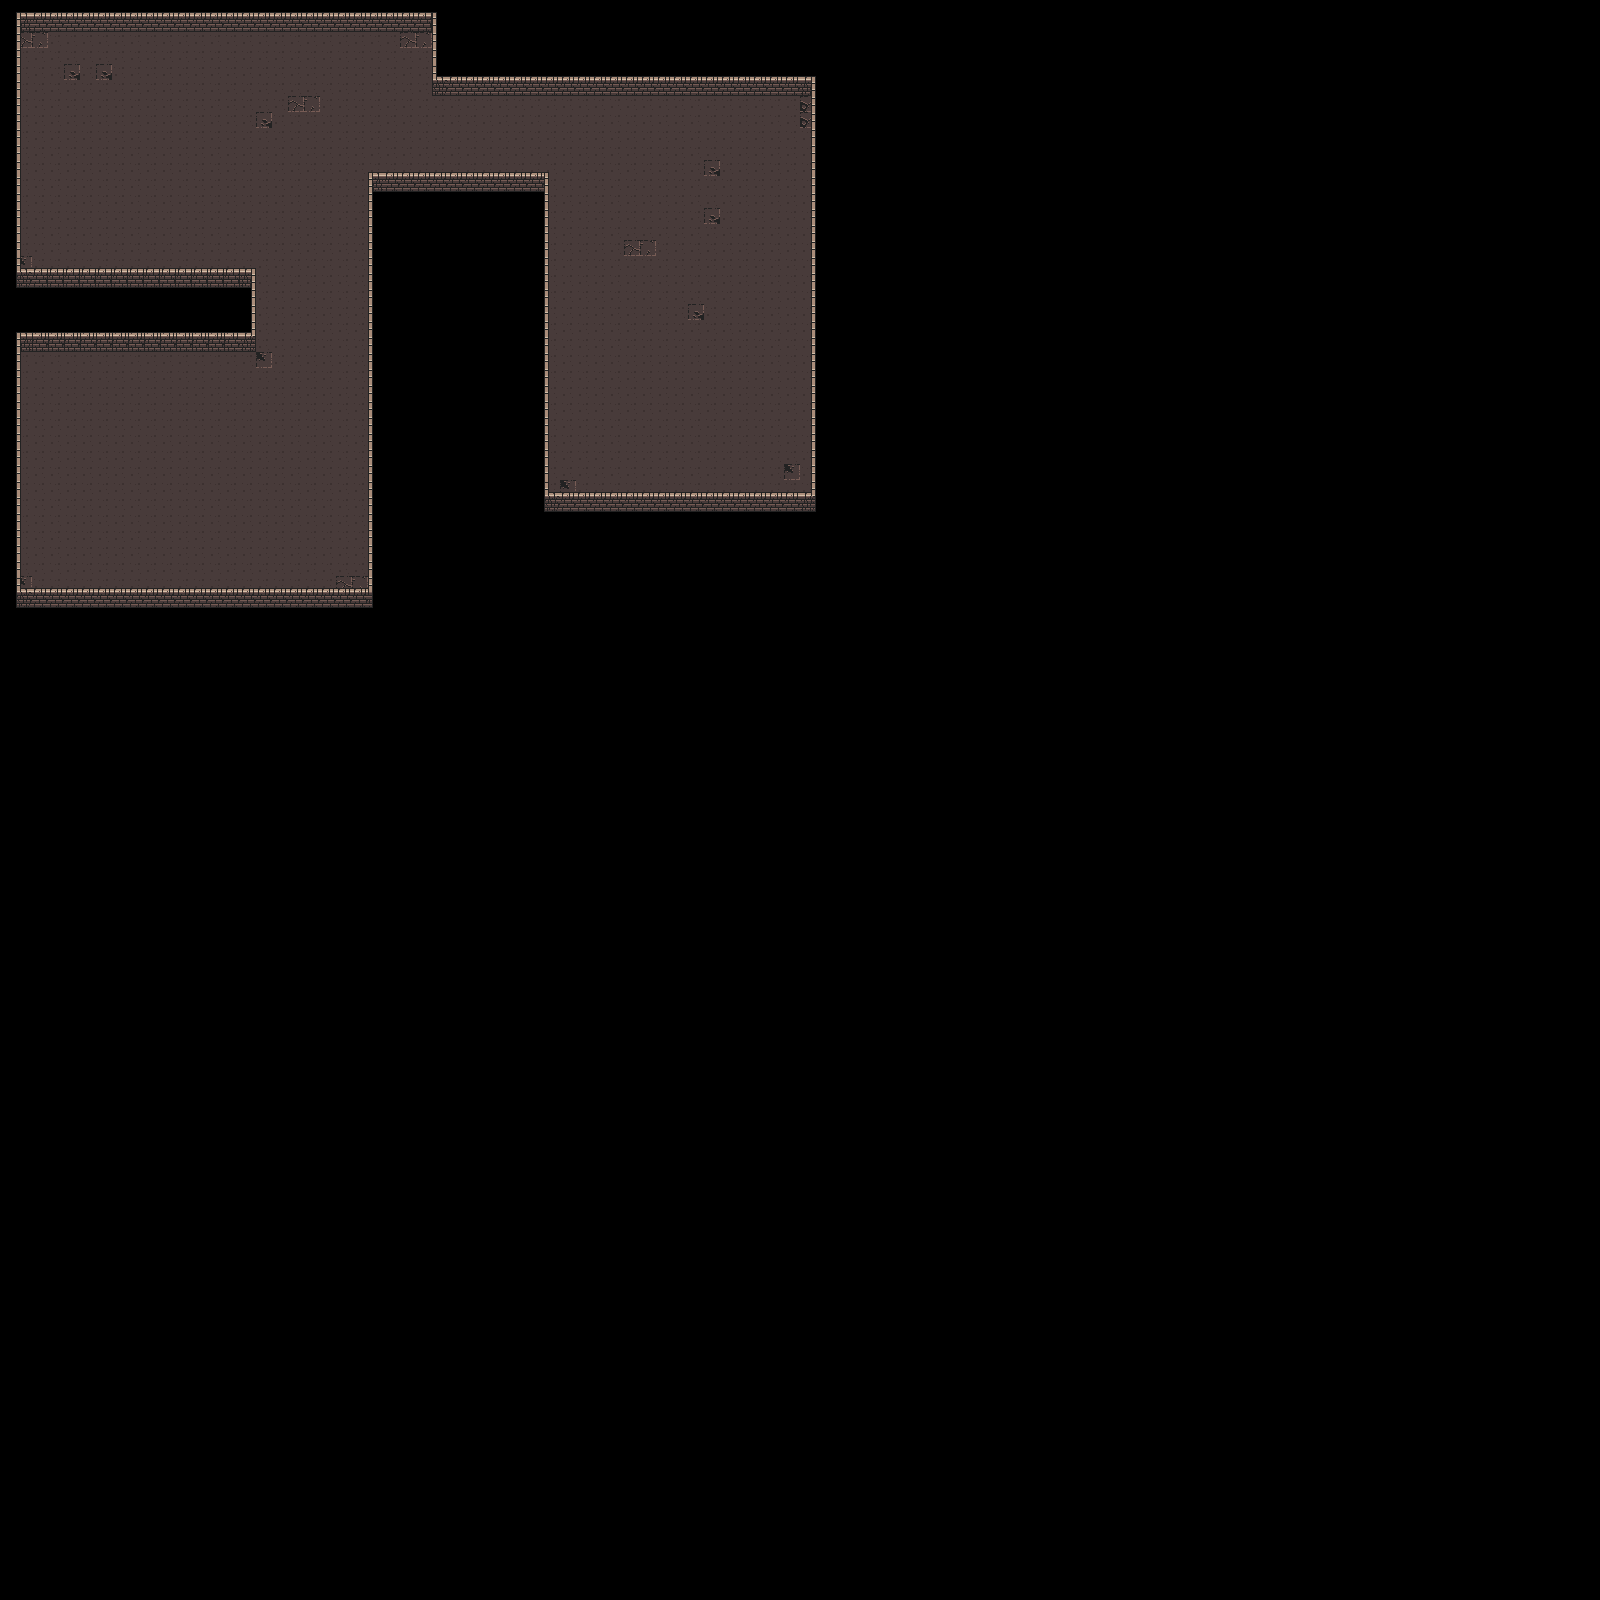

This is a level from a 2D game, rendered from its Tiled map with the project's own tilesets. A one-line summary and the map file follow, with tile-layer data summarised:
An orthogonal 100x100 tile map with 16x16 px tiles, 2 tile layers (Ground, Walls) and 36 objects.

<map version="1.10" tiledversion="1.10.2" orientation="orthogonal" renderorder="right-down" width="100" height="100" tilewidth="16" tileheight="16" infinite="0" nextlayerid="5" nextobjectid="40">
 <editorsettings>
  <export target="my_dungeon_tiles.json" format="json" />
 </editorsettings>
 <tileset firstgid="1" name="dungeon_tiles" tilewidth="16" tileheight="16" tilecount="160" columns="10">
  <properties>
   <property name="collides" type="bool" value="false" />
  </properties>
  <image source="dungeon_tiles.png" width="160" height="256" />
  <tile id="0">
   <properties>
    <property name="collides" type="bool" value="false" />
   </properties>
  </tile>
  <tile id="1">
   <properties>
    <property name="collides" type="bool" value="true" />
   </properties>
  </tile>
  <tile id="2">
   <properties>
    <property name="collides" type="bool" value="true" />
   </properties>
  </tile>
  <tile id="3">
   <properties>
    <property name="collides" type="bool" value="true" />
   </properties>
  </tile>
  <tile id="4">
   <properties>
    <property name="collides" type="bool" value="false" />
   </properties>
  </tile>
  <tile id="5">
   <properties>
    <property name="collides" type="bool" value="false" />
   </properties>
  </tile>
  <tile id="6">
   <properties>
    <property name="collides" type="bool" value="false" />
   </properties>
  </tile>
  <tile id="7">
   <properties>
    <property name="collides" type="bool" value="false" />
   </properties>
  </tile>
  <tile id="8">
   <properties>
    <property name="collides" type="bool" value="false" />
   </properties>
  </tile>
  <tile id="10">
   <properties>
    <property name="collides" type="bool" value="false" />
   </properties>
  </tile>
  <tile id="11">
   <properties>
    <property name="collides" type="bool" value="true" />
   </properties>
  </tile>
  <tile id="12">
   <properties>
    <property name="collides" type="bool" value="true" />
   </properties>
  </tile>
  <tile id="13">
   <properties>
    <property name="collides" type="bool" value="true" />
   </properties>
  </tile>
  <tile id="14">
   <properties>
    <property name="collides" type="bool" value="false" />
   </properties>
  </tile>
  <tile id="15">
   <properties>
    <property name="collides" type="bool" value="false" />
   </properties>
  </tile>
  <tile id="16">
   <properties>
    <property name="collides" type="bool" value="false" />
   </properties>
  </tile>
  <tile id="17">
   <properties>
    <property name="collides" type="bool" value="false" />
   </properties>
  </tile>
  <tile id="18">
   <properties>
    <property name="collides" type="bool" value="false" />
   </properties>
  </tile>
  <tile id="20">
   <properties>
    <property name="collides" type="bool" value="false" />
   </properties>
  </tile>
  <tile id="21">
   <properties>
    <property name="collides" type="bool" value="true" />
   </properties>
  </tile>
  <tile id="22">
   <properties>
    <property name="collides" type="bool" value="true" />
   </properties>
  </tile>
  <tile id="23">
   <properties>
    <property name="collides" type="bool" value="true" />
   </properties>
  </tile>
  <tile id="24">
   <properties>
    <property name="collides" type="bool" value="false" />
   </properties>
  </tile>
  <tile id="25">
   <properties>
    <property name="collides" type="bool" value="false" />
   </properties>
  </tile>
  <tile id="26">
   <properties>
    <property name="collides" type="bool" value="false" />
   </properties>
  </tile>
  <tile id="27">
   <properties>
    <property name="collides" type="bool" value="false" />
   </properties>
  </tile>
  <tile id="28">
   <properties>
    <property name="collides" type="bool" value="false" />
   </properties>
  </tile>
  <tile id="30">
   <properties>
    <property name="collides" type="bool" value="false" />
   </properties>
  </tile>
  <tile id="31">
   <properties>
    <property name="collides" type="bool" value="true" />
   </properties>
  </tile>
  <tile id="32">
   <properties>
    <property name="collides" type="bool" value="true" />
   </properties>
  </tile>
  <tile id="33">
   <properties>
    <property name="collides" type="bool" value="true" />
   </properties>
  </tile>
  <tile id="34">
   <properties>
    <property name="collides" type="bool" value="false" />
   </properties>
  </tile>
  <tile id="35">
   <properties>
    <property name="collides" type="bool" value="false" />
   </properties>
  </tile>
  <tile id="36">
   <properties>
    <property name="collides" type="bool" value="false" />
   </properties>
  </tile>
  <tile id="37">
   <properties>
    <property name="collides" type="bool" value="false" />
   </properties>
  </tile>
  <tile id="38">
   <properties>
    <property name="collides" type="bool" value="false" />
   </properties>
  </tile>
  <tile id="40">
   <properties>
    <property name="collides" type="bool" value="false" />
   </properties>
  </tile>
  <tile id="41">
   <properties>
    <property name="collides" type="bool" value="false" />
   </properties>
  </tile>
  <tile id="42">
   <properties>
    <property name="collides" type="bool" value="false" />
   </properties>
  </tile>
  <tile id="43">
   <properties>
    <property name="collides" type="bool" value="false" />
   </properties>
  </tile>
  <tile id="44">
   <properties>
    <property name="collides" type="bool" value="false" />
   </properties>
  </tile>
  <tile id="45">
   <properties>
    <property name="collides" type="bool" value="false" />
   </properties>
  </tile>
  <tile id="46">
   <properties>
    <property name="collides" type="bool" value="false" />
   </properties>
  </tile>
  <tile id="47">
   <properties>
    <property name="collides" type="bool" value="false" />
   </properties>
  </tile>
  <tile id="48">
   <properties>
    <property name="collides" type="bool" value="false" />
   </properties>
  </tile>
  <tile id="50">
   <properties>
    <property name="collides" type="bool" value="false" />
   </properties>
  </tile>
  <tile id="51">
   <properties>
    <property name="collides" type="bool" value="false" />
   </properties>
  </tile>
  <tile id="52">
   <properties>
    <property name="collides" type="bool" value="false" />
   </properties>
  </tile>
  <tile id="53">
   <properties>
    <property name="collides" type="bool" value="false" />
   </properties>
  </tile>
  <tile id="54">
   <properties>
    <property name="collides" type="bool" value="false" />
   </properties>
  </tile>
  <tile id="55">
   <properties>
    <property name="collides" type="bool" value="false" />
   </properties>
  </tile>
  <tile id="56">
   <properties>
    <property name="collides" type="bool" value="false" />
   </properties>
  </tile>
  <tile id="57">
   <properties>
    <property name="collides" type="bool" value="false" />
   </properties>
  </tile>
  <tile id="58">
   <properties>
    <property name="collides" type="bool" value="false" />
   </properties>
  </tile>
  <tile id="60">
   <properties>
    <property name="collides" type="bool" value="false" />
   </properties>
  </tile>
  <tile id="61">
   <properties>
    <property name="collides" type="bool" value="false" />
   </properties>
  </tile>
  <tile id="62">
   <properties>
    <property name="collides" type="bool" value="false" />
   </properties>
  </tile>
  <tile id="63">
   <properties>
    <property name="collides" type="bool" value="false" />
   </properties>
  </tile>
  <tile id="64">
   <properties>
    <property name="collides" type="bool" value="false" />
   </properties>
  </tile>
  <tile id="65">
   <properties>
    <property name="collides" type="bool" value="false" />
   </properties>
  </tile>
  <tile id="66">
   <properties>
    <property name="collides" type="bool" value="false" />
   </properties>
  </tile>
  <tile id="67">
   <properties>
    <property name="collides" type="bool" value="false" />
   </properties>
  </tile>
  <tile id="68">
   <properties>
    <property name="collides" type="bool" value="false" />
   </properties>
  </tile>
  <tile id="70">
   <properties>
    <property name="collides" type="bool" value="true" />
   </properties>
  </tile>
  <tile id="71">
   <properties>
    <property name="collides" type="bool" value="true" />
   </properties>
  </tile>
  <tile id="72">
   <properties>
    <property name="collides" type="bool" value="true" />
   </properties>
  </tile>
  <tile id="73">
   <properties>
    <property name="collides" type="bool" value="true" />
   </properties>
  </tile>
  <tile id="74">
   <properties>
    <property name="collides" type="bool" value="false" />
   </properties>
  </tile>
  <tile id="75">
   <properties>
    <property name="collides" type="bool" value="false" />
   </properties>
  </tile>
  <tile id="76">
   <properties>
    <property name="collides" type="bool" value="false" />
   </properties>
  </tile>
  <tile id="77">
   <properties>
    <property name="collides" type="bool" value="false" />
   </properties>
  </tile>
  <tile id="78">
   <properties>
    <property name="collides" type="bool" value="false" />
   </properties>
  </tile>
  <tile id="80">
   <properties>
    <property name="collides" type="bool" value="true" />
   </properties>
  </tile>
  <tile id="81">
   <properties>
    <property name="collides" type="bool" value="true" />
   </properties>
  </tile>
  <tile id="82">
   <properties>
    <property name="collides" type="bool" value="true" />
   </properties>
  </tile>
  <tile id="83">
   <properties>
    <property name="collides" type="bool" value="true" />
   </properties>
  </tile>
  <tile id="84">
   <properties>
    <property name="collides" type="bool" value="true" />
   </properties>
  </tile>
  <tile id="85">
   <properties>
    <property name="collides" type="bool" value="true" />
   </properties>
  </tile>
  <tile id="86">
   <properties>
    <property name="collides" type="bool" value="false" />
   </properties>
  </tile>
  <tile id="87">
   <properties>
    <property name="collides" type="bool" value="false" />
   </properties>
  </tile>
  <tile id="88">
   <properties>
    <property name="collides" type="bool" value="false" />
   </properties>
  </tile>
  <tile id="90">
   <properties>
    <property name="collides" type="bool" value="true" />
   </properties>
  </tile>
  <tile id="91">
   <properties>
    <property name="collides" type="bool" value="true" />
   </properties>
  </tile>
  <tile id="92">
   <properties>
    <property name="collides" type="bool" value="true" />
   </properties>
  </tile>
  <tile id="93">
   <properties>
    <property name="collides" type="bool" value="true" />
   </properties>
  </tile>
  <tile id="94">
   <properties>
    <property name="collides" type="bool" value="true" />
   </properties>
  </tile>
  <tile id="95">
   <properties>
    <property name="collides" type="bool" value="true" />
   </properties>
  </tile>
  <tile id="96">
   <properties>
    <property name="collides" type="bool" value="false" />
   </properties>
  </tile>
  <tile id="97">
   <properties>
    <property name="collides" type="bool" value="false" />
   </properties>
  </tile>
  <tile id="98">
   <properties>
    <property name="collides" type="bool" value="false" />
   </properties>
  </tile>
  <tile id="100">
   <properties>
    <property name="collides" type="bool" value="false" />
   </properties>
  </tile>
  <tile id="101">
   <properties>
    <property name="collides" type="bool" value="false" />
   </properties>
  </tile>
  <tile id="102">
   <properties>
    <property name="collides" type="bool" value="true" />
   </properties>
  </tile>
  <tile id="103">
   <properties>
    <property name="collides" type="bool" value="true" />
   </properties>
  </tile>
  <tile id="104">
   <properties>
    <property name="collides" type="bool" value="true" />
   </properties>
  </tile>
  <tile id="105">
   <properties>
    <property name="collides" type="bool" value="true" />
   </properties>
  </tile>
  <tile id="106">
   <properties>
    <property name="collides" type="bool" value="false" />
   </properties>
  </tile>
  <tile id="107">
   <properties>
    <property name="collides" type="bool" value="false" />
   </properties>
  </tile>
  <tile id="108">
   <properties>
    <property name="collides" type="bool" value="false" />
   </properties>
  </tile>
  <tile id="110">
   <properties>
    <property name="collides" type="bool" value="false" />
   </properties>
  </tile>
  <tile id="111">
   <properties>
    <property name="collides" type="bool" value="false" />
   </properties>
  </tile>
  <tile id="112">
   <properties>
    <property name="collides" type="bool" value="false" />
   </properties>
  </tile>
  <tile id="113">
   <properties>
    <property name="collides" type="bool" value="false" />
   </properties>
  </tile>
  <tile id="114">
   <properties>
    <property name="collides" type="bool" value="false" />
   </properties>
  </tile>
  <tile id="115">
   <properties>
    <property name="collides" type="bool" value="false" />
   </properties>
  </tile>
  <tile id="116">
   <properties>
    <property name="collides" type="bool" value="false" />
   </properties>
  </tile>
  <tile id="117">
   <properties>
    <property name="collides" type="bool" value="false" />
   </properties>
  </tile>
  <tile id="118">
   <properties>
    <property name="collides" type="bool" value="false" />
   </properties>
  </tile>
  <tile id="120">
   <properties>
    <property name="collides" type="bool" value="false" />
   </properties>
  </tile>
  <tile id="121">
   <properties>
    <property name="collides" type="bool" value="true" />
   </properties>
  </tile>
  <tile id="122">
   <properties>
    <property name="collides" type="bool" value="true" />
   </properties>
  </tile>
  <tile id="123">
   <properties>
    <property name="collides" type="bool" value="true" />
   </properties>
  </tile>
  <tile id="124">
   <properties>
    <property name="collides" type="bool" value="true" />
   </properties>
  </tile>
  <tile id="125">
   <properties>
    <property name="collides" type="bool" value="false" />
   </properties>
  </tile>
  <tile id="126">
   <properties>
    <property name="collides" type="bool" value="false" />
   </properties>
  </tile>
  <tile id="127">
   <properties>
    <property name="collides" type="bool" value="false" />
   </properties>
  </tile>
  <tile id="128">
   <properties>
    <property name="collides" type="bool" value="false" />
   </properties>
  </tile>
  <tile id="130">
   <properties>
    <property name="collides" type="bool" value="false" />
   </properties>
  </tile>
  <tile id="131">
   <properties>
    <property name="collides" type="bool" value="true" />
   </properties>
  </tile>
  <tile id="132">
   <properties>
    <property name="collides" type="bool" value="true" />
   </properties>
  </tile>
  <tile id="133">
   <properties>
    <property name="collides" type="bool" value="true" />
   </properties>
  </tile>
  <tile id="134">
   <properties>
    <property name="collides" type="bool" value="true" />
   </properties>
  </tile>
  <tile id="135">
   <properties>
    <property name="collides" type="bool" value="false" />
   </properties>
  </tile>
  <tile id="136">
   <properties>
    <property name="collides" type="bool" value="false" />
   </properties>
  </tile>
  <tile id="137">
   <properties>
    <property name="collides" type="bool" value="false" />
   </properties>
  </tile>
  <tile id="138">
   <properties>
    <property name="collides" type="bool" value="false" />
   </properties>
  </tile>
  <tile id="140">
   <properties>
    <property name="collides" type="bool" value="false" />
   </properties>
  </tile>
  <tile id="141">
   <properties>
    <property name="collides" type="bool" value="true" />
   </properties>
  </tile>
  <tile id="142">
   <properties>
    <property name="collides" type="bool" value="true" />
   </properties>
  </tile>
  <tile id="143">
   <properties>
    <property name="collides" type="bool" value="true" />
   </properties>
  </tile>
  <tile id="144">
   <properties>
    <property name="collides" type="bool" value="true" />
   </properties>
  </tile>
  <tile id="145">
   <properties>
    <property name="collides" type="bool" value="false" />
   </properties>
  </tile>
  <tile id="146">
   <properties>
    <property name="collides" type="bool" value="false" />
   </properties>
  </tile>
  <tile id="147">
   <properties>
    <property name="collides" type="bool" value="false" />
   </properties>
  </tile>
  <tile id="148">
   <properties>
    <property name="collides" type="bool" value="false" />
   </properties>
  </tile>
 </tileset>
 <layer id="2" name="Ground" width="100" height="100">
  <data>[10000 cells, 1191 non-empty, 6 distinct tile ids]</data>
 </layer>
 <objectgroup id="4" name="Lizards">
  <object id="26" gid="79" x="264" y="514" width="16" height="16" />
  <object id="27" gid="79" x="140" y="500" width="16" height="16" />
  <object id="28" gid="79" x="104" y="438" width="16" height="16" />
  <object id="29" gid="79" x="623" y="353" width="16" height="16" />
  <object id="30" gid="79" x="671" y="252" width="16" height="16" />
  <object id="31" gid="79" x="654" y="181" width="16" height="16" />
  <object id="32" gid="79" x="521" y="160" width="16" height="16" />
  <object id="33" gid="79" x="732" y="444" width="16" height="16" />
  <object id="34" gid="79" x="343" y="91" width="16" height="16" />
  <object id="35" gid="79" x="257" y="195" width="16" height="16" />
  <object id="36" gid="79" x="316" y="331" width="16" height="16" />
  <object id="37" gid="79" x="115" y="171" width="16" height="16" />
  <object id="38" gid="79" x="218" y="86" width="16" height="16" />
 </objectgroup>
 <layer id="1" name="Walls" width="100" height="100">
  <data>[10000 cells, 364 non-empty, 18 distinct tile ids]</data>
 </layer>
 <objectgroup id="3" name="Chests">
  <object id="1" gid="59" x="414" y="68" width="16" height="16" />
  <object id="2" gid="59" x="563" y="233" width="16" height="16" />
  <object id="3" gid="59" x="791" y="264" width="16" height="16" />
  <object id="4" gid="59" x="766" y="151" width="16" height="16" />
  <object id="5" gid="59" x="681" y="348" width="16" height="16" />
  <object id="6" gid="59" x="608" y="401" width="16" height="16" />
  <object id="7" gid="59" x="794" y="463" width="16" height="16" />
  <object id="8" gid="59" x="622" y="480" width="16" height="16" />
  <object id="9" gid="59" x="310" y="234" width="16" height="16" />
  <object id="10" gid="59" x="175" y="440" width="16" height="16" />
  <object id="11" gid="59" x="186" y="535" width="16" height="16" />
  <object id="12" gid="59" x="340" y="573" width="16" height="16" />
  <object id="13" gid="59" x="60" y="530" width="16" height="16" />
  <object id="14" gid="59" x="37" y="424" width="16" height="16" />
  <object id="15" gid="59" x="116" y="84" width="16" height="16" />
  <object id="16" gid="59" x="61" y="172" width="16" height="16" />
  <object id="17" gid="59" x="37" y="246" width="16" height="16" />
  <object id="18" gid="59" x="242" y="248" width="16" height="16" />
  <object id="19" gid="59" x="38" y="60" width="16" height="16" />
  <object id="20" gid="59" x="417" y="164" width="16" height="16" />
  <object id="21" gid="59" x="631" y="117" width="16" height="16" />
  <object id="22" gid="59" x="324" y="431" width="16" height="16" />
  <object id="23" gid="59" x="33" y="587" width="16" height="16" />
 </objectgroup>
</map>
